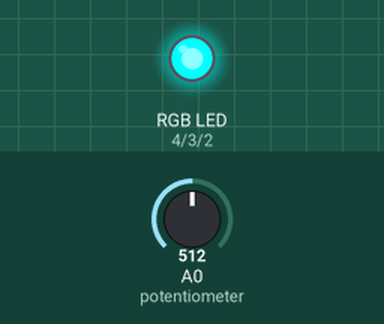
The sketch below on a simulated Arduino Uno, built with avr-gcc and run on an emulated ATmega328P. Shown: an RGB LED mixed from three pins (HIGH = lit). The inputs (shaded band) are chosen by the test bench; at power-on: A0 (potentiometer) = 512.

Above: at 1.2 s.
1.3 s: A0 (potentiometer) set to 530
At 1.9 s:
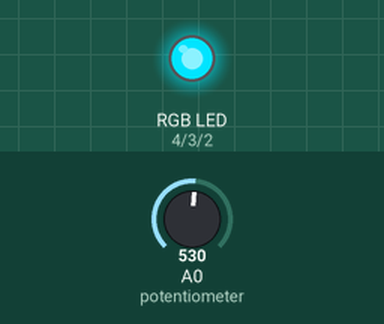
2.8 s: A0 (potentiometer) set to 716
At 3.1 s:
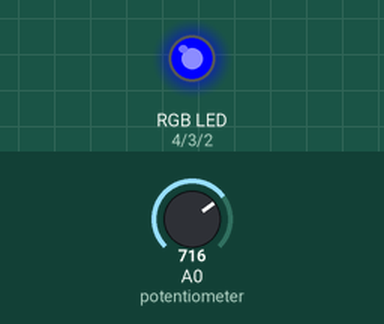
4.3 s: A0 (potentiometer) set to 764
5.8 s: A0 (potentiometer) set to 780
At 6.6 s:
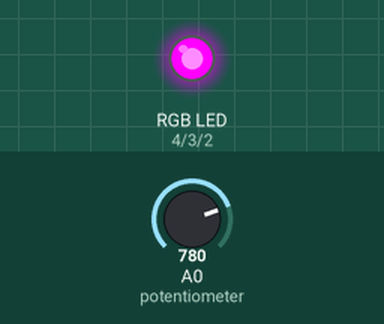
7.3 s: A0 (potentiometer) set to 928
8.8 s: A0 (potentiometer) set to 950
At 10.1 s:
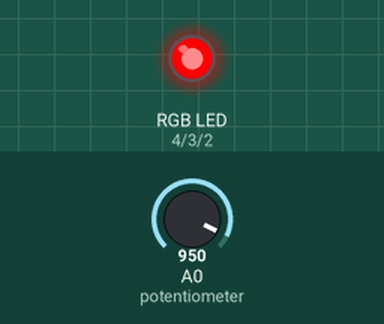
Timing chart, 0 to 11.3 s (numbered marks = the images above; inputs shaded):
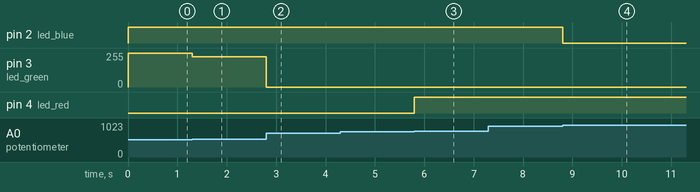

Measured:
- the behaviour switches between 770 and 771 on A0 (potentiometer) (found by bisection; images 2 and 3)
- the behaviour switches between 938 and 939 on A0 (potentiometer) (found by bisection; images 3 and 4)
- after the input at 1.3 s, pin 3 (led_green): 255/255 → 228/255 at once
- after the input at 2.8 s, pin 3 (led_green): 228/255 → 0/255 at once
- after the input at 4.3 s, every drawn part: stays the same
- after the input at 5.8 s, pin 4 (led_red): LOW → HIGH at once
- after the input at 7.3 s, every drawn part: stays the same
- after the input at 8.8 s, pin 2 (led_blue): HIGH → LOW at once

The sketch:

RGB_LED_with_Potentiometer.ino
```cpp
   const int led_red = 4;
    const int led_green = 3;
    const int led_blue = 2;
    int potentiometer = A0;

    int red;
    int green;
    int blue;


    void setup() {
        // pinMode(A0, INPUT);
        pinMode(led_red, OUTPUT);
        pinMode(led_green, OUTPUT);
        pinMode(led_blue, OUTPUT);
        pinMode(potentiometer, INPUT);
    }

    void loop() {
        int value = map(analogRead(potentiometer), 0, 1023, 0, 255);

        if (value < 42.5) {
            red = 255;
            green = value * 6;
            blue = 0;
        }

        if ((value < 42.5) && (value <= 85)) {
            red = 255 - (value - 43) * 6;
            green = 255;
            blue = 0;
        }

        if ((value > 85) && (value <= 127.5)) {
            red = 0;
            green = 255;
            blue = (value - 85) * 6;
        }
        if ((value > 127.5) && (value <= 170)) {
            red = 0;
            green = 255 - (value - 127.5) * 6;
            blue = 255;
        }
        if ((value > 170) && (value <= 212.5)) {
            red = (value - 170) * 6;
            green = 0;
            blue = 255;
        }
        if ((value > 212.5) && (value <= 255)) {
            red = 255;
            green = 0;
            blue = 255 - (value - 212.5) * 6;
        }

        RGB(red, green, blue);


    }

    void RGB(int R, int G, int B) {
        analogWrite(led_red, R);
        analogWrite(led_green, G);
        analogWrite(led_blue, B);
    }
```
